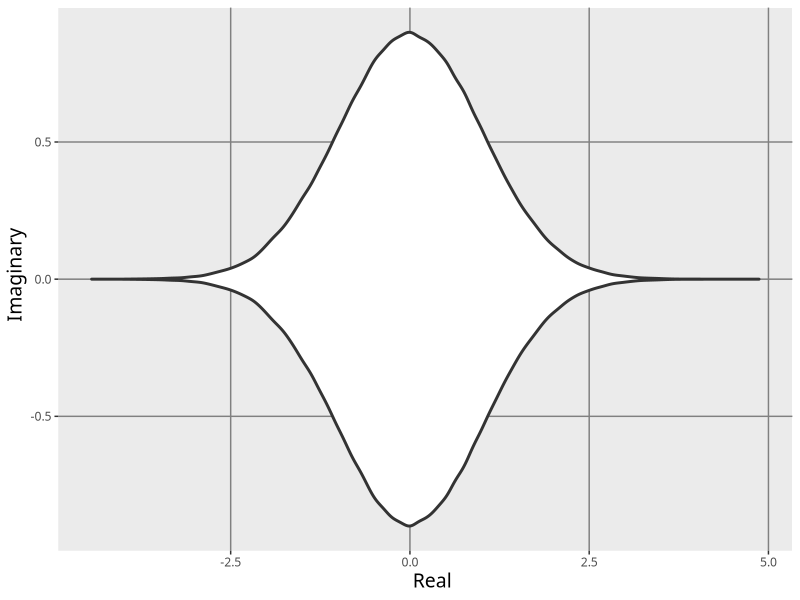
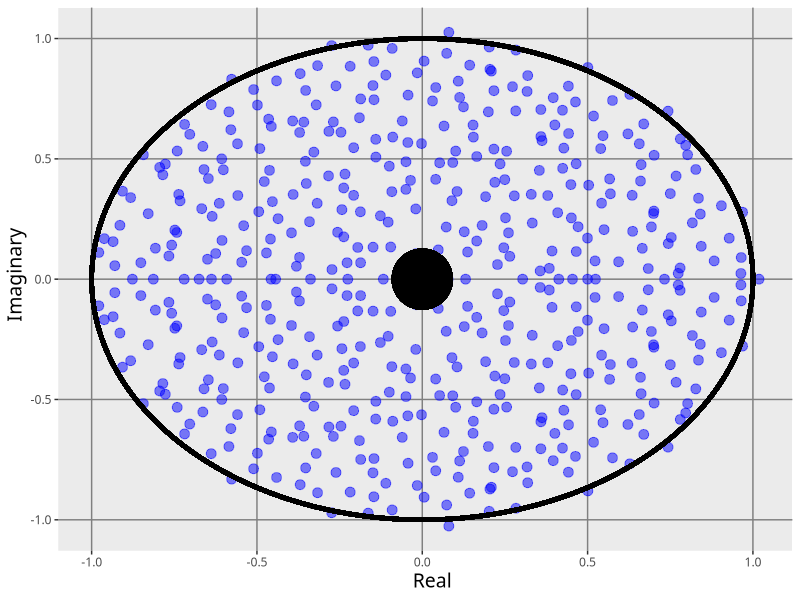
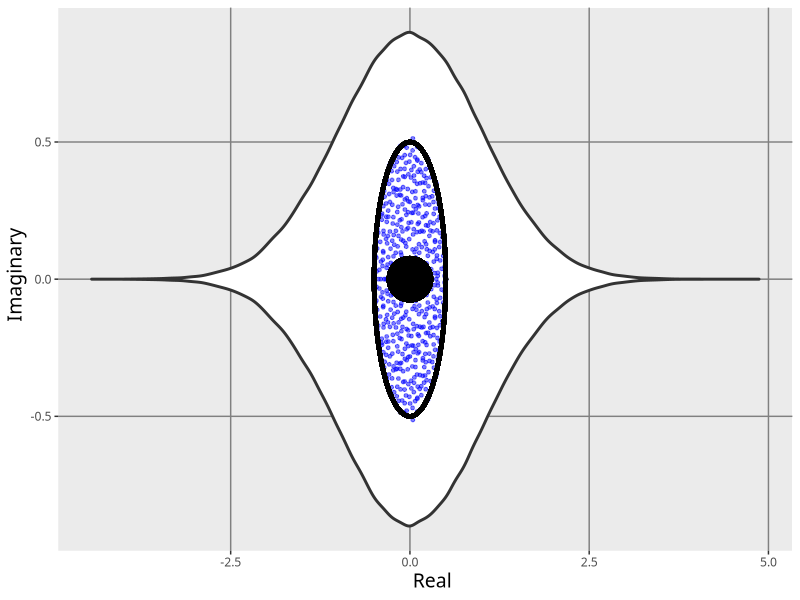

These figures' R source, in order:
## ---- chunk 1
library(data.table)
library(ggplot2)
library(ggforce)
## ---- chunk 2
n = 500
normal_matrix = matrix(rnorm(n^2), ncol=n)
normal_vector = data.table(idx = seq(-1, 1, length.out = length(normal_matrix)), value = as.numeric(normal_matrix))
eigs = eigen(normal_matrix)$values
## ---- chunk 3
eigenvalues = data.table(Real = Re(eigs), Imaginary = Im(eigs)) / (2*sqrt(n))

ggplot(data = eigenvalues, aes(x=Imaginary, y=Real)) + 
    geom_violin(data = normal_vector, aes(x=idx, y=value), trim = FALSE, inherit.aes = FALSE, size = 1) +
    coord_flip() +
    labs(x = "Imaginary", y = "Real") +
    theme(plot.background =  element_blank(),
          axis.title = element_text(hjust = 0.51, size = 14),
          panel.grid.major = element_line(colour = "#808080"),
          panel.grid.minor = element_blank(),
          text = element_text(family = "CMU Serif"))
## ---- chunk 4
eigenvalues = data.table(Real = Re(eigs), Imaginary = Im(eigs)) / (sqrt(n))

ggplot(data = eigenvalues, aes(x=Real, y=Imaginary)) + 
    geom_point(size = 3, alpha = 0.5, color="blue") + 
    geom_point(aes(x=0, y=0), inherit.aes = FALSE, size = 20) +
    geom_circle(aes(x0=0, y0=0, r=1), inherit.aes = FALSE, size = 1.5) +
    labs(x = "Real", y = "Imaginary") +
    theme(plot.background =  element_blank(),
          axis.title = element_text(hjust = 0.51, size = 14),
          panel.grid.major = element_line(colour = "#808080"),
          panel.grid.minor = element_blank(),
          text = element_text(family = "CMU Serif"))
## ---- chunk 5
eigenvalues = data.table(Real = Re(eigs), Imaginary = Im(eigs)) / (2*sqrt(n))

ggplot(data = eigenvalues, aes(x=Imaginary, y=Real)) + 
    geom_violin(data = normal_vector, aes(x=idx, y=value), trim = FALSE, inherit.aes = FALSE, size = 1) +
    geom_point(size = 1, alpha = 0.5, color="blue") + 
    geom_point(aes(x=0, y=0), inherit.aes = FALSE, size = 15) +
    geom_circle(aes(x0=0, y0=0, r=0.5), inherit.aes = FALSE, size = 1.5) +
    coord_flip() +
    labs(x = "Imaginary", y = "Real") +
    theme(plot.background =  element_blank(),
          axis.title = element_text(hjust = 0.51, size = 14),
          panel.grid.major = element_line(colour = "#808080"),
          panel.grid.minor = element_blank(),
          text = element_text(family = "CMU Serif"))
